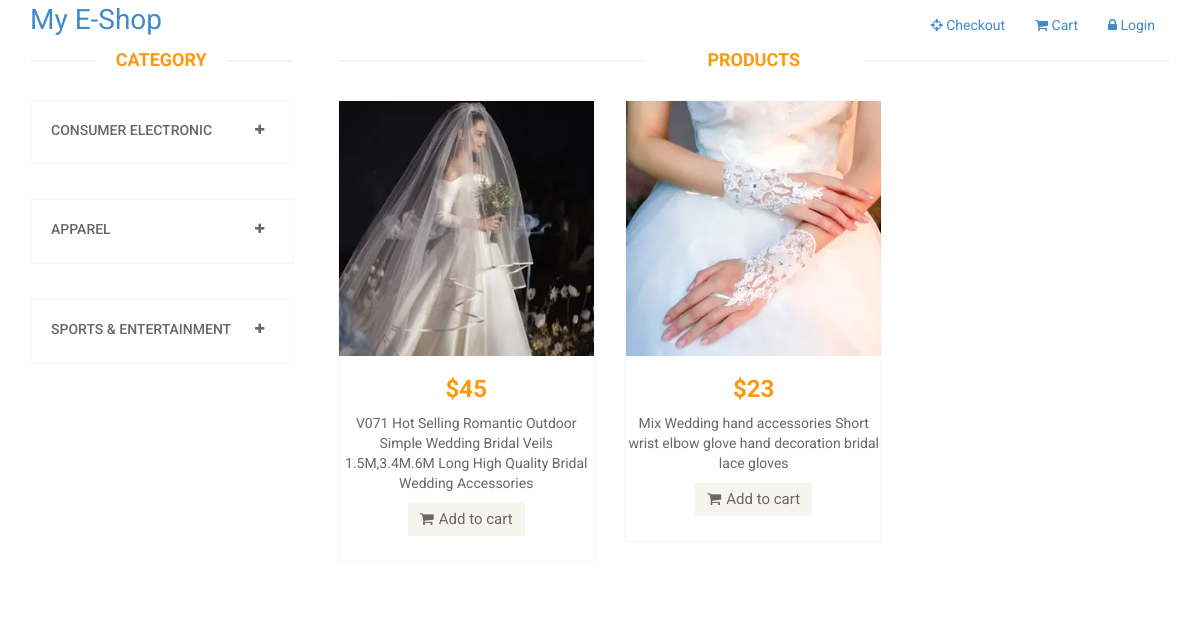
The app's page /?category=4 with its own data.
### shop/models.py (models this page shows, shortened)
class Category(models.Model):
    name = models.CharField(max_length=200)

class Product(models.Model):
    title = models.CharField(max_length=120)
    slug = models.SlugField(unique=True)
    category = models.ForeignKey(Category, on_delete=models.CASCADE, null=True)
    sub_category = models.ForeignKey(SubCategory, on_delete=models.CASCADE, null=True)
    description = models.TextField(blank=True, null=True)
    image = models.ImageField()
    price = models.IntegerField(null=True)

### shop/views.py (the view)
# urls.py: path('', index, name='index'),
def index(request):
    categories = Category.objects.all()
    products = Product.objects.all()
    categoryId = request.GET.get('category')
    products = products.filter(sub_category=categoryId) if categoryId else products
    context = {
        'categories': categories,
        'products': products
    }
    return render(request, 'index.html', context)

### templates/index.html (shortened to what this page needs)
{% load static %}
<!DOCTYPE html>
<html lang="en">
<head>
	<link href="{% static '/css/bootstrap.min.css' %}" rel="stylesheet">
	<link href="{% static 'css/font-awesome.min.css' %}" rel="stylesheet">
	<link href="{% static 'css/main.css' %}" rel="stylesheet">
</head>
<body>
	<div class="header-middle">
		<div class="container">
			<div class="row">
				<div class="col-sm-4">
					<div class="logo pull-left">
						<a href="/" style="font-size: 28px;">
							My E-Shop
						</a>
					</div>
				</div>
				<div class="col-sm-8">
					<div class="shop-menu pull-right">
						<ul class="nav navbar-nav">
							<li><a href=""><i class="fa fa-crosshairs"></i> Checkout</a></li>
							<li><a href=""><i class="fa fa-shopping-cart"></i> Cart</a></li>
							<li><a href=""><i class="fa fa-lock"></i> Login</a></li>
						</ul>
					</div>
				</div>
			</div>
		</div>
	</div>
	<section>
		<div class="container">
			<div class="row">
				<div class="col-sm-3">
					<div class="left-sidebar">
						<h2>Category</h2>
						{% for category in categories %}
						<div class="panel-group category-products" id="accordian">
							<div class="panel panel-default">
								<div class="panel-heading">
									<h4 class="panel-title">
										<a data-toggle="collapse" data-parent="#accordian" href="#{{category.id}}">
											<span class="badge pull-right"><i class="fa fa-plus"></i></span>
											{{category.name}}
										</a>
									</h4>
								</div>
							</div>
						</div>
						{% endfor %}
					</div>
				</div>
				<div class="col-sm-9 padding-right">
					<div class="features_items">
						<h2 class="title text-center">Products</h2>
						{% for product in products%}
						<div class="col-sm-4">
							<div class="product-image-wrapper">
								<div>
									<div class="productinfo text-center">
										<img src="{{product.image.url}}" alt="" />
										<h2>${{product.price}}</h2>
										<p>{{product.title}}</p>
										<a href="#" class="btn btn-default add-to-cart"><i
												class="fa fa-shopping-cart"></i>Add to cart</a>
									</div>
								</div>
							</div>
						</div>
						{% endfor %}
					</div>
				</div>
			</div>
		</div>
	</section>
</body>
</html>

### static/css/main.css (style rules this page uses)
body { font-family: 'Roboto', sans-serif; position: relative; font-weight:400px; }
ul li { list-style: none; }
a { -webkit-transition: 300ms; -moz-transition: 300ms; -o-transition: 300ms; transition: 300ms; }
h1, h2, h3, h4, h5, h6 { font-family: 'Roboto', sans-serif; }
.category-products { border: 1px solid #F7F7F0; margin-bottom: 35px; padding-bottom: 20px; padding-top: 15px; }
.left-sidebar h2, .brands_products h2 { color: #FE980F; font-family: 'Roboto', sans-serif; font-size: 18px; font-weight: 700; margin: 0 auto 30px; text-align: center; text-transform: uppercase; position: relative; z-index:3; }
.left-sidebar h2:after, h2.title:after { content: " "; position: absolute; border: 1px solid #f5f5f5; bottom:8px; left: 0; width: 100%; height: 0; z-index: -2; }
.left-sidebar h2:before { content: " "; position: absolute; background: #fff; bottom: -6px; width: 130px; height: 30px; z-index: -1; left: 50%; margin-left: -65px; }
h2.title:before { content: " "; position: absolute; background: #fff; bottom: -6px; width: 220px; height: 30px; z-index: -1; left: 50%; margin-left: -110px; }
.category-products .panel { background-color: #FFFFFF; border: 0px; border-radius: 0px; box-shadow:none; margin-bottom: 0px; }
.category-products .panel-default .panel-heading { background-color: #FFFFFF; border: 0 none; color: #FFFFFF; padding: 5px 20px; }
.category-products .panel-default .panel-heading .panel-title a { color: #696763; font-family: 'Roboto', sans-serif; font-size: 14px; text-decoration: none; text-transform: uppercase; }
.category-products .badge { background:none; border-radius: 10px; color: #696763; display: inline-block; font-size: 12px; font-weight: bold; line-height: 1; min-width: 10px; padding: 3px 7px; text-align: center; vertical-align: baseline; white-space: nowrap; }
.padding-right { padding-right: 0; }
.features_items { overflow:hidden; }
h2.title { color: #FE980F; font-family: 'Roboto', sans-serif; font-size: 18px; font-weight: 700; margin: 0 15px; text-transform: uppercase; margin-bottom: 30px; position: relative; }
.product-image-wrapper { border:1px solid #F7F7F5; overflow: hidden; margin-bottom:30px; }
.productinfo h2 { color: #FE980F; font-family: 'Roboto', sans-serif; font-size: 24px; font-weight: 700; }
.productinfo p { font-family: 'Roboto', sans-serif; font-size: 14px; font-weight: 400; color: #696763; }
.productinfo img { width: 100%; }
.productinfo { position:relative; }
.add-to-cart { background:#F5F5ED; border: 0 none; border-radius: 0; color: #696763; font-family: 'Roboto', sans-serif; font-size: 15px; margin-bottom: 25px; }
.add-to-cart i { margin-right:5px; }

### records on screen
Category: name "CONSUMER ELECTRONIC"
Category: name "APPAREL"
Category: name "SPORTS & ENTERTAINMENT"
Product: image (picture), price "45", title "V071 Hot Selling Romantic Outdoor Simple Wedding Bridal Veils 1.5M,3.4M.6M Long High Quality Bridal Wedding Accessories"
Product: image (picture), price "23", title "Mix Wedding hand accessories Short wrist elbow glove hand decoration bridal lace gloves"
